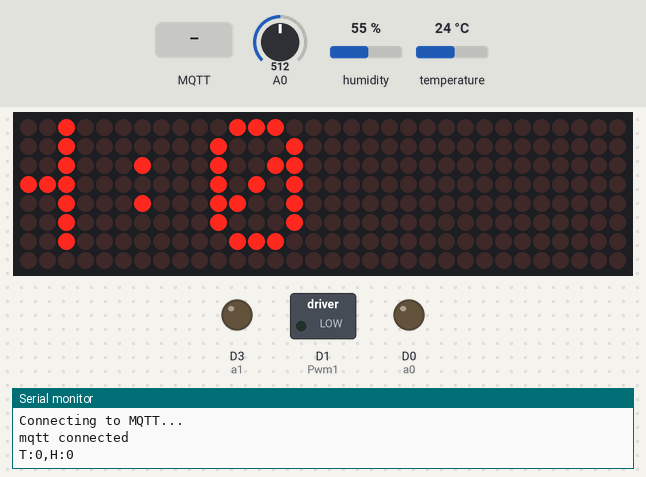
Bench run of a sketch on a simulated ESP8266 (Wemos D1 mini). Parts: 32×8 LED matrix, switched loads named in the sketch (green lamp = pin HIGH), output pins drawn as LEDs (lit = HIGH), the last lines printed to the serial monitor. The test bench sets the inputs (shaded band); at power-on: temperature 24 °C, A0 = 512, humidity 55 %. WiFi joins after 1.5 s; servers stay silent unless stated; no MQTT or app messages arrive unless stated.

Above: at 2.7 s.
2.8 s: MQTT message "on" arrives on the first subscribed topic
At 4.18 s:
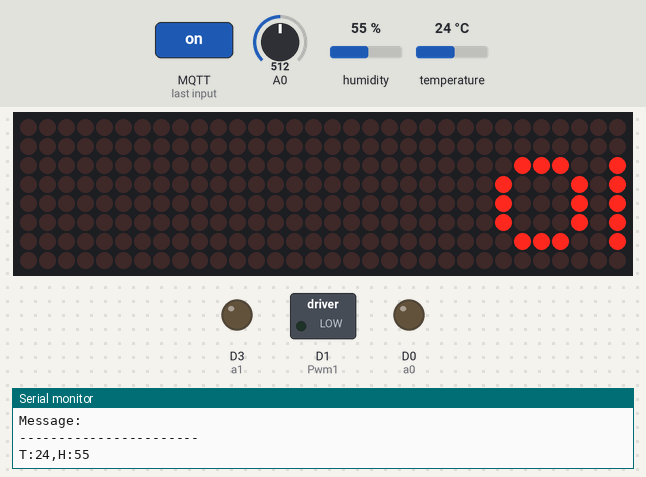
6.4 s: MQTT message "off" arrives on the first subscribed topic
At 7.27 s:
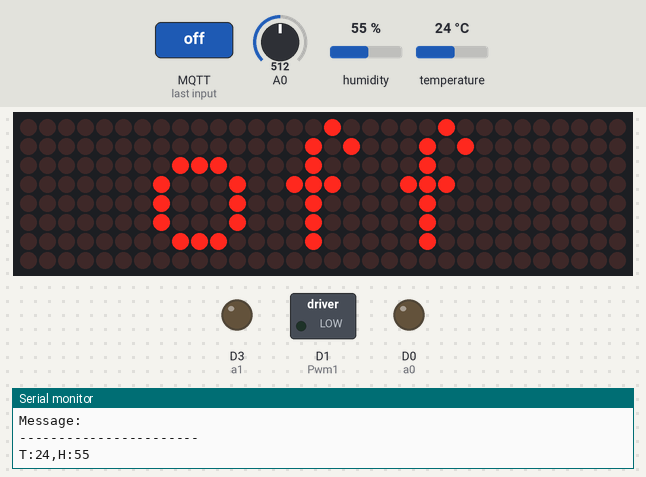
9.5 s: temperature set to 27.5 °C
12.0 s: temperature set to 28.7 °C
At 13.45 s:
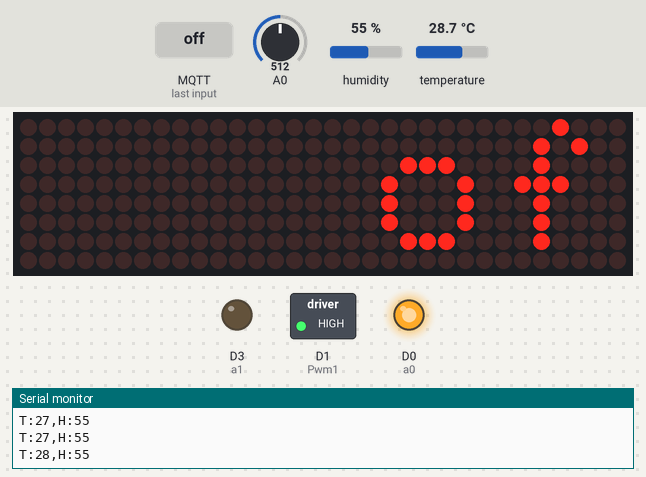
15.7 s: MQTT message "0" arrives on the first subscribed topic
At 16.55 s:
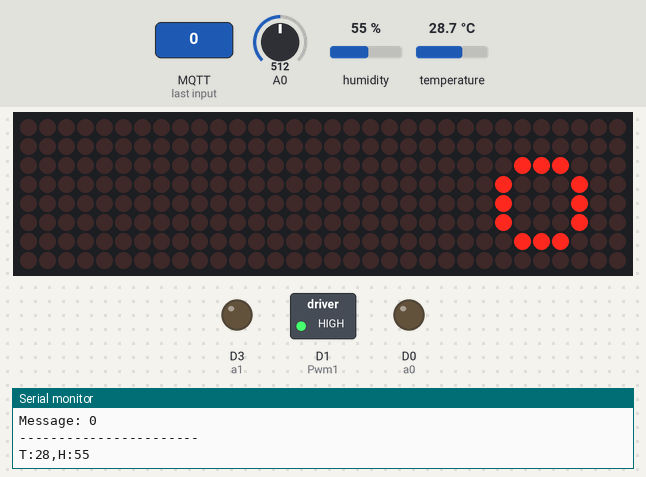
18.8 s: A0 set to 716
At 19.94 s:
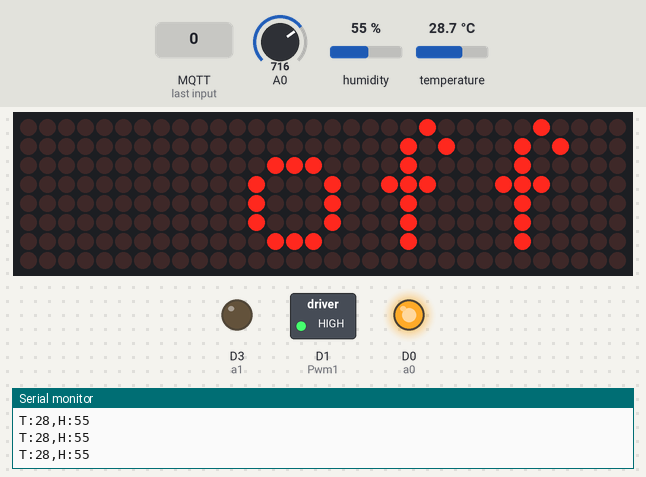
Timing chart, 0 to 21.8 s (numbered marks = the images above; inputs shaded):
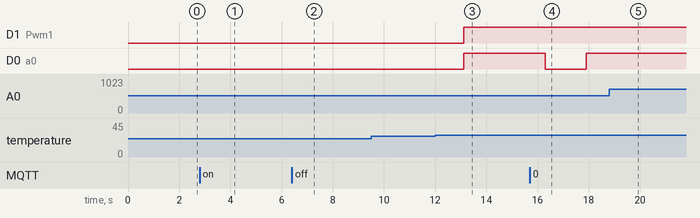

The sketch:

nodemcu-mqtt-ics.ino
```cpp
#include <PubSubClient.h>
#include <ESP8266WiFi.h>
#include <SPI.h>
#include <Adafruit_GFX.h>
#include <Max72xxPanel.h>
#include <time.h>
#include <DHT.h>
#include <DHT_U.h>

int pinCS = D4;
int Pwm1 = D1; //Nodemcu PWM pin
int a0 = D0;
int a1 = D3;
int numberOfHorizontalDisplays = 4;
int numberOfVerticalDisplays   = 1;
char time_value[20];
int motorRunning = 0;
int motorSpeed = 700;

const char* WIFI_SSID = "MY_WIFI";
const char* WIFI_PASSWORD = "************";
const char* mqttServer = "m12.cloudmqtt.com";
const int mqttPort = 15080;
const char* mqttUser = "xxxxxxxx";
const char* mqttPassword = "xxxxxxxx";
const char* pubTopic = "ICsVDS/nodemcu";

const String COMMAND_MOTOR_OFF = "0";
const String COMMAND_MOTOR_ON = "1";
const String COMMAND_STOP_MSG = "3";
String mqttMsg = "";
String displayMsg = "";

// LED Matrix Pin -> ESP8266 Pin
// Vcc            -> 3v  (3V on NodeMCU 3V3 on WEMOS)
// Gnd            -> Gnd (G on NodeMCU)
// DIN            -> D7  (Same Pin for WEMOS)
// CS             -> D4  (Same Pin for WEMOS)
// CLK            -> D5  (Same Pin for WEMOS)

Max72xxPanel matrix = Max72xxPanel(pinCS, numberOfHorizontalDisplays, numberOfVerticalDisplays);
WiFiClient espClient;
PubSubClient mqttClient(espClient);

int wait = 32; // In milliseconds
//int wait = 100;

int spacer = 1;
int width  = 5 + spacer; // The font width is 5 pixels

int m;

#define DHTPIN D2          // D3

#define DHTTYPE DHT22     // DHT 11

DHT dht(DHTPIN, DHTTYPE);

String sTemp = "", sHum = "";
float fTemp, fHum;
int timeSinceLastRead = 0;

void setup() {
    Serial.begin(115200);
   pinMode(a0, OUTPUT);
   pinMode(a1, OUTPUT);
   pinMode(Pwm1, OUTPUT);
    dht.begin();

    //  WiFi.begin("YOUR_SSID","YOUR_PASSWORD");
    WiFi.begin(WIFI_SSID,WIFI_PASSWORD);

    //CHANGE THE POOL WITH YOUR CITY. SEARCH AT https://www.ntppool.org/zone/@

    //configTime(0 * 3600, 0, "server 3.ke.pool.ntp.org", "server 3.africa.pool.ntp.org", "server 0.africa.pool.ntp.org");

    //  setenv("TZ", "GMT+3EAT",1);
    //setenv("TZ", "GMT-1BST",1);

    matrix.setIntensity(0); // Use a value between 0 and 15 for brightness
    matrix.setRotation(0, 1);    // The first display is position upside down
    matrix.setRotation(1, 1);    // The first display is position upside down
    matrix.setRotation(2, 1);    // The first display is position upside down
    matrix.setRotation(3, 1);    // The first display is position upside down
    matrix.fillScreen(LOW);
    matrix.write();

    while ( WiFi.status() != WL_CONNECTED ) {
        matrix.drawChar(2,0, 'W', HIGH,LOW,1); // H
        matrix.drawChar(8,0, 'I', HIGH,LOW,1); // HH
        matrix.drawChar(14,0,'-', HIGH,LOW,1); // HH:
        matrix.drawChar(20,0,'F', HIGH,LOW,1); // HH:M
        matrix.drawChar(26,0,'I', HIGH,LOW,1); // HH:MM
        matrix.write(); // Send bitmap to display
        delay(250);
        matrix.fillScreen(LOW);
        matrix.write();
        delay(250);
    }

    mqttClient.setServer(mqttServer, mqttPort);
    mqttClient.setCallback(mqttCallback);

    while (!mqttClient.connected()) {
        Serial.println("Connecting to MQTT...");

        if (mqttClient.connect("ESP8266Client", mqttUser, mqttPassword )) {

            Serial.println("mqtt connected");

        } else {

            Serial.print("mqtt failed with state ");
            Serial.print(mqttClient.state());
            delay(2000);

        }
    }

    // client.publish("ic-vds/test", "hello"); //Topic name
    mqttClient.subscribe(pubTopic);


}

void loop() {
    m = map(analogRead(0),0,1024,0,12);
    matrix.setIntensity(m);
    matrix.fillScreen(LOW);
    mqttClient.loop();


     if(timeSinceLastRead > 2000) {
       // Reading temperature or humidity takes about 250 milliseconds!
       // Sensor readings may also be up to 2 seconds 'old' (its a very slow sensor)
       fHum = dht.readHumidity();
       // Read temperature as Celsius (the default)
       fTemp = dht.readTemperature();

       // Check if any reads failed and exit early (to try again).
       if (isnan(fHum) || isnan(fTemp)) {
           Serial.println("Failed to read from DHT sensor!");
           timeSinceLastRead = 0;
           return;
       }
       if(fTemp > 28){
        analogWrite(Pwm1, motorSpeed);
        digitalWrite(a0, HIGH);
        digitalWrite(a1, LOW);
        motorRunning = 1;
       }
      if(mqttMsg != COMMAND_MOTOR_ON && mqttMsg != "" && fTemp < 28 && motorRunning == 1){
         digitalWrite(a0, LOW);
         motorRunning = 0;
      }

       timeSinceLastRead = 0;
     }
     sTemp = (String)(int)fTemp;
     sHum = (String)(int)fHum;
     //   String message = "Temp: "+sTemp+"C"+" Hum: "+sHum+"%"; //"Temp: 24.45'C Hum: 17.45%";
     String tempHum = "T:"+sTemp+",H:"+sHum; //"T:24,Hum:17";
     Serial.println(tempHum);
//     delay(100);
//     timeSinceLastRead += 100;


    if(mqttMsg == COMMAND_MOTOR_OFF){
       digitalWrite(a0, LOW);
       motorRunning = 0;
       mqttMsg = "";
    }
    if(mqttMsg == COMMAND_MOTOR_ON){
        analogWrite(Pwm1, motorSpeed);
        digitalWrite(a0, HIGH);
        digitalWrite(a1, LOW);
        motorRunning = 1;
    }
    if(displayMsg.length() > 0){
      displayMessage(displayMsg);
    }else{
      displayMessage(tempHum);
    }
}

    void displayMessage(String message){
    for ( int i = 0 ; i < width * message.length() + matrix.width() - spacer; i++ ) {
    //matrix.fillScreen(LOW);
    int letter = i / width;
    int x = (matrix.width() - 1) - i % width;
    int y = (matrix.height() - 8) / 2; // center the text vertically
    while ( x + width - spacer >= 0 && letter >= 0 ) {
        if ( letter < message.length() ) {
            matrix.drawChar(x, y, message[letter], HIGH, LOW, 1); // HIGH LOW means foreground ON, background off, reverse to invert the image
            }
            letter--;
            x -= width;
        }
        matrix.write(); // Send bitmap to display
        delay(wait/2);
        timeSinceLastRead += wait/2;
    }
}

void mqttCallback(char* topic, byte* payload, unsigned int length) {
    Serial.print("Message arrived in topic: ");
    Serial.println(topic);
    Serial.print("Message: ");
    String msg = "";
    for (int i = 0; i < length; i++) {
        //Serial.print((char)payload[i]);
        msg += (char)payload[i];
    }
    if(msg.length() > 1){
       displayMsg = msg;
    }else{
      if(msg == COMMAND_STOP_MSG){
        displayMsg = "";
      }else{
        mqttMsg = msg;
      }

    }
    Serial.print(mqttMsg);
    Serial.println();
    Serial.println("-----------------------");
}
```

Measured:
- the behaviour switches between 28 and 28.1 °C on temperature (found by bisection; images 2 and 3)
- after the input at 2.8 s, the display: first differs from a run without the input after 1.2 s (image 1)
- after the input at 6.4 s, the display: first differs from a run without the input after 0.72 s (image 2)
- after the input at 12.0 s, D1 (Pwm1), D0 (a0): LOW → HIGH after 1.1 s
- after the input at 15.7 s, D0 (a0): HIGH → LOW after 0.60 s, → HIGH 1.6 s later
